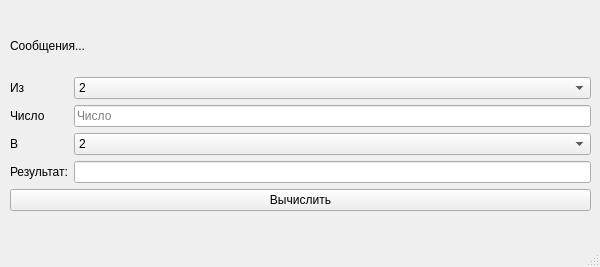
<?xml version="1.0" encoding="UTF-8"?>
<ui version="4.0">
 <class>MainWindow</class>
 <widget class="QMainWindow" name="MainWindow">
  <property name="geometry">
   <rect>
    <x>0</x>
    <y>0</y>
    <width>600</width>
    <height>267</height>
   </rect>
  </property>
  <property name="windowTitle">
   <string>MainWindow</string>
  </property>
  <widget class="QWidget" name="centralwidget">
   <widget class="QWidget" name="verticalLayoutWidget">
    <property name="geometry">
     <rect>
      <x>10</x>
      <y>20</y>
      <width>581</width>
      <height>191</height>
     </rect>
    </property>
    <layout class="QVBoxLayout" name="verticalLayout">
     <item>
      <widget class="QLabel" name="label_4">
       <property name="text">
        <string>Сообщения...</string>
       </property>
      </widget>
     </item>
     <item>
      <layout class="QGridLayout" name="gridLayout">
       <item row="3" column="1">
        <widget class="QComboBox" name="comboBox_2">
         <item>
          <property name="text">
           <string>2</string>
          </property>
         </item>
         <item>
          <property name="text">
           <string>3</string>
          </property>
         </item>
         <item>
          <property name="text">
           <string>4</string>
          </property>
         </item>
         <item>
          <property name="text">
           <string>5</string>
          </property>
         </item>
         <item>
          <property name="text">
           <string>6</string>
          </property>
         </item>
         <item>
          <property name="text">
           <string>7</string>
          </property>
         </item>
         <item>
          <property name="text">
           <string>8</string>
          </property>
         </item>
         <item>
          <property name="text">
           <string>9</string>
          </property>
         </item>
         <item>
          <property name="text">
           <string>10</string>
          </property>
         </item>
         <item>
          <property name="text">
           <string>11</string>
          </property>
         </item>
         <item>
          <property name="text">
           <string>12</string>
          </property>
         </item>
         <item>
          <property name="text">
           <string>13</string>
          </property>
         </item>
         <item>
          <property name="text">
           <string>14</string>
          </property>
         </item>
         <item>
          <property name="text">
           <string>15</string>
          </property>
         </item>
         <item>
          <property name="text">
           <string>16</string>
          </property>
         </item>
        </widget>
       </item>
       <item row="4" column="0">
        <widget class="QLabel" name="label_5">
         <property name="text">
          <string>Результат:</string>
         </property>
        </widget>
       </item>
       <item row="4" column="1">
        <widget class="QLineEdit" name="lineEdit_2"/>
       </item>
       <item row="2" column="0">
        <widget class="QLabel" name="label_3">
         <property name="text">
          <string>Число</string>
         </property>
        </widget>
       </item>
       <item row="2" column="1">
        <widget class="QLineEdit" name="lineEdit">
         <property name="text">
          <string/>
         </property>
         <property name="placeholderText">
          <string>Число</string>
         </property>
        </widget>
       </item>
       <item row="3" column="0">
        <widget class="QLabel" name="label_2">
         <property name="text">
          <string>В</string>
         </property>
        </widget>
       </item>
       <item row="1" column="0">
        <widget class="QLabel" name="label">
         <property name="text">
          <string>Из</string>
         </property>
        </widget>
       </item>
       <item row="1" column="1">
        <widget class="QComboBox" name="comboBox">
         <item>
          <property name="text">
           <string>2</string>
          </property>
         </item>
         <item>
          <property name="text">
           <string>3</string>
          </property>
         </item>
         <item>
          <property name="text">
           <string>4</string>
          </property>
         </item>
         <item>
          <property name="text">
           <string>5</string>
          </property>
         </item>
         <item>
          <property name="text">
           <string>6</string>
          </property>
         </item>
         <item>
          <property name="text">
           <string>7</string>
          </property>
         </item>
         <item>
          <property name="text">
           <string>8</string>
          </property>
         </item>
         <item>
          <property name="text">
           <string>9</string>
          </property>
         </item>
         <item>
          <property name="text">
           <string>10</string>
          </property>
         </item>
         <item>
          <property name="text">
           <string>11</string>
          </property>
         </item>
         <item>
          <property name="text">
           <string>12</string>
          </property>
         </item>
         <item>
          <property name="text">
           <string>13</string>
          </property>
         </item>
         <item>
          <property name="text">
           <string>14</string>
          </property>
         </item>
         <item>
          <property name="text">
           <string>15</string>
          </property>
         </item>
         <item>
          <property name="text">
           <string>16</string>
          </property>
         </item>
        </widget>
       </item>
      </layout>
     </item>
     <item>
      <widget class="QPushButton" name="pushButton">
       <property name="text">
        <string>Вычислить</string>
       </property>
      </widget>
     </item>
    </layout>
   </widget>
  </widget>
  <widget class="QMenuBar" name="menubar">
   <property name="geometry">
    <rect>
     <x>0</x>
     <y>0</y>
     <width>600</width>
     <height>22</height>
    </rect>
   </property>
  </widget>
  <widget class="QStatusBar" name="statusbar"/>
 </widget>
 <resources/>
 <connections/>
</ui>
